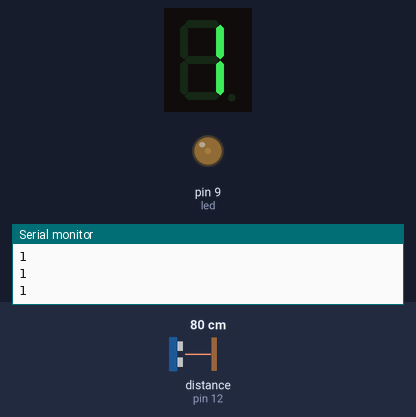
Bench run of a sketch on a simulated Arduino Uno, built with avr-gcc and run on an emulated ATmega328P. On the bench: 1-digit seven-segment display, output pins drawn as LEDs (lit = HIGH), the last lines printed to the serial monitor. Wiring (inferred from the names in the program): ultrasonic range finder: trigger pin 11; echo pin 12; 1-digit 7-segment display, segments lit when LOW: segments pin 2, pin 3, pin 4, pin 5, pin 6, pin 7, pin 8. Inputs (shaded band) come from the test bench; at power-on: distance to the obstacle (sensor on pin 12) 80 cm. The echo pulse lasts 58.3 µs per cm; the segment pins are drawn as the display they are named for; pins used as bus, display or sensor lines are not drawn.

Above: at 1.2 s.
1.3 s: distance to the obstacle (sensor on pin 12) set to 2 cm
At 2.0 s:
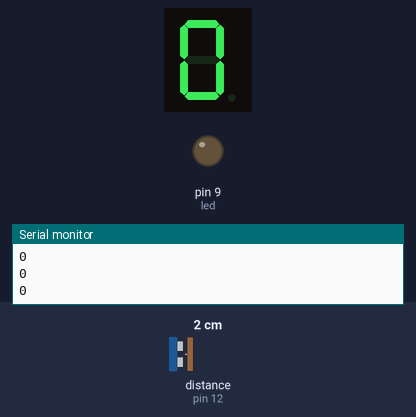
2.8 s: distance to the obstacle (sensor on pin 12) set to 250 cm
At 3.6 s:
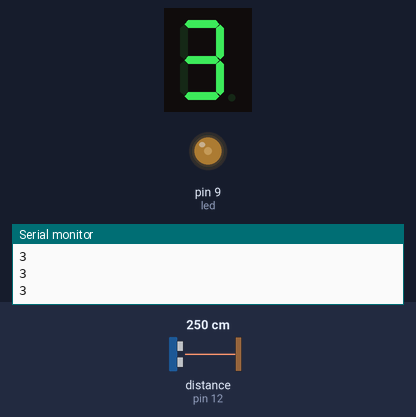
4.3 s: distance to the obstacle (sensor on pin 12) set to 299 cm
At 5.2 s:
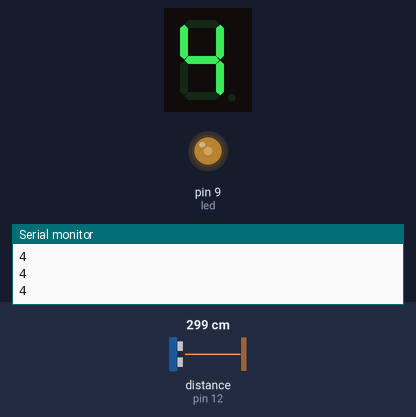
5.8 s: distance to the obstacle (sensor on pin 12) set to 4 cm
At 7.0 s:
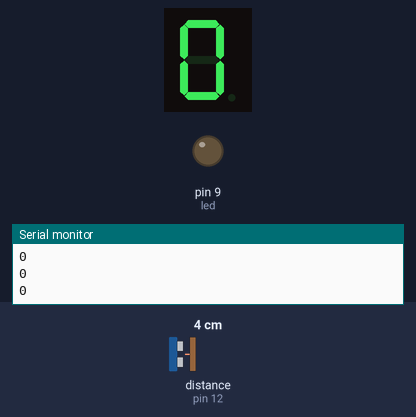
7.3 s: distance to the obstacle (sensor on pin 12) set to 63 cm
8.8 s: distance to the obstacle (sensor on pin 12) set to 71 cm
At 10.1 s:
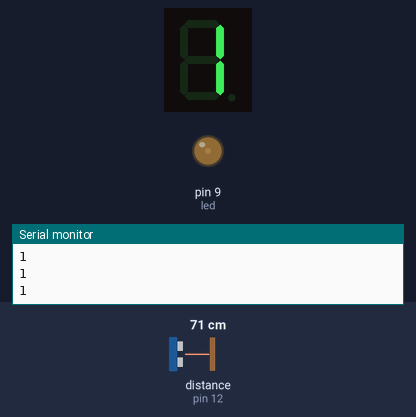
Timing chart, 0 to 11.3 s (numbered marks = the images above; inputs shaded):
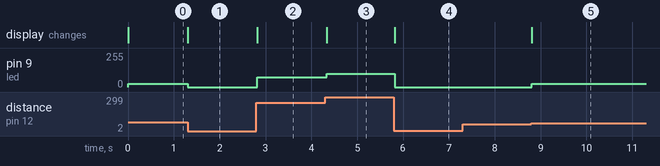

Measured:
- after the input at 1.3 s, pin 9 (led): 25/255 → 0/255 at once; the display: changes at once (image 1)
- after the input at 2.8 s, pin 9 (led): 0/255 → 75/255 at once; the display: changes at once (image 2)
- after the input at 4.3 s, pin 9 (led): 75/255 → 100/255 at once; the display: changes at once (image 3)
- after the input at 5.8 s, pin 9 (led): 100/255 → 0/255 at once; the display: changes at once (image 4)
- after the input at 8.8 s, pin 9 (led): 0/255 → 25/255 at once; the display: changes at once (image 5)

The sketch:

code.ino
```cpp
int trigPin=11;
int echoPin=12;
int A=2;
int B=3;
int C=4;
int D=5;
int E=6;
int F=7;
int G=8;
int led=9;
int brightness=1;

void setup()
{     Serial.begin(9600);
      Serial.println("Device Started");
      pinMode(trigPin,OUTPUT);
      pinMode(echoPin,INPUT);
 pinMode(A,OUTPUT);
 pinMode(B,OUTPUT);
 pinMode(C,OUTPUT);
 pinMode(D,OUTPUT);
 pinMode(E,OUTPUT);
 pinMode(F,OUTPUT);
 pinMode(G,OUTPUT);

 pinMode(led,OUTPUT);

}

void loop()
{     Serial.println(getDistanceFromSensor(trigPin,echoPin));


}


long int getDistanceFromSensor(int trig, int echo)
{     long duration;
       int distance;
    digitalWrite(trig, LOW);
 delayMicroseconds(2);
 digitalWrite(trig, HIGH);
 delayMicroseconds(10);
 digitalWrite(trig, LOW);
 duration = pulseIn(echo, HIGH);
 distance =(duration / 2) / 2000.0;

 switch(distance)
    {
       case 4:
          digitalWrite(A,HIGH);
          digitalWrite(B,LOW);
          digitalWrite(C,LOW);
          digitalWrite(D,HIGH);
          digitalWrite(E,HIGH);
          digitalWrite(F,LOW);
          digitalWrite(G,LOW);
             break;
       case 3:
          digitalWrite(A,LOW);
        digitalWrite(B,LOW);
        digitalWrite(C,LOW);
        digitalWrite(D,LOW);
        digitalWrite(E,HIGH);
        digitalWrite(F,HIGH);
        digitalWrite(G,LOW);
         break;
       case 2:
  digitalWrite(A,LOW);
  digitalWrite(B,LOW);
  digitalWrite(C,HIGH);
  digitalWrite(D,LOW);
  digitalWrite(E,LOW);
         digitalWrite(F,HIGH);
  digitalWrite(G,LOW);
       break;
 case 1:
  digitalWrite(A,HIGH);
  digitalWrite(B,LOW);
  digitalWrite(C,LOW);
  digitalWrite(D,HIGH);
  digitalWrite(E,HIGH);
  digitalWrite(F,HIGH);
  digitalWrite(G,HIGH);
  break;
  case 0:
  digitalWrite(A,LOW);
  digitalWrite(B,LOW);
  digitalWrite(C,LOW);
  digitalWrite(D,LOW);
  digitalWrite(E,LOW);
  digitalWrite(F,LOW);
  digitalWrite(G,HIGH);
  break;
}

 brightness=distance*25;
    analogWrite(led,brightness);

 return distance;
}
```
